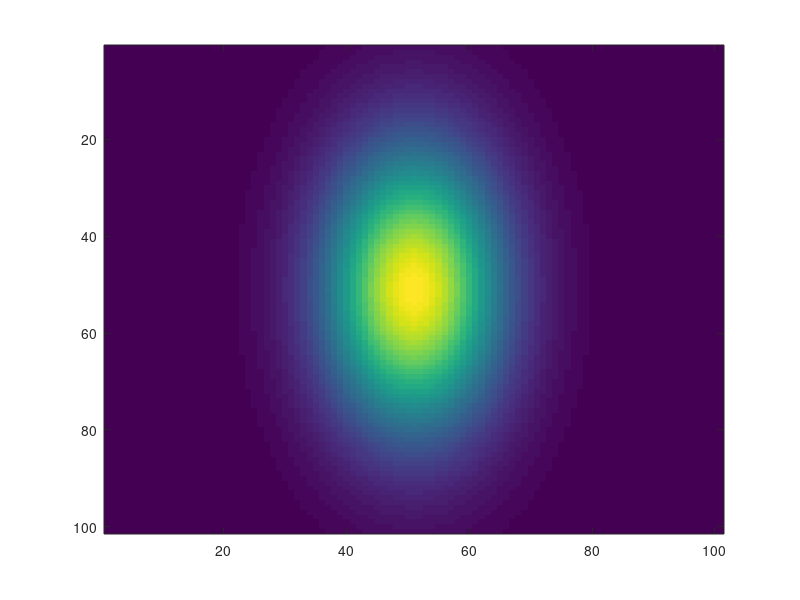

MATLAB code to generate this figure:
% x1 = -100:1:100; x2 = -100:1:100;
% [X1,X2] = meshgrid(x1, x2);
% sigma1 = 3;
% sigma2 = 3;
% scale1 = 3;
% scale2 = 6;
% sigma1 = scale1*sigma1;
% sigma2 = scale2*sigma2;
% Theta = 0;
% 
% a = ((cosd(Theta)^2) / (2*sigma1^2)) + ((sind(Theta)^2) / (2*sigma2^2));
% b = -((sind(2*Theta)) / (4*sigma1^2)) + ((sind(2*Theta)) / (4*sigma2^2));
% c = ((sind(Theta)^2) / (2*sigma1^2)) + ((cosd(Theta)^2) / (2*sigma2^2));
% 
% mu = [0 0];
% A = 1;
% F = A*exp(-(a*(X1 - mu(1)).^2 + 2*b*(X1 - mu(1)).*(X2 - mu(2)) + c*(X2 - mu(2)).^2));
% figure(1);clf;
% imagesc(F);


A = 1;
x0 = 0; y0 = 0;

sigma_x = 1;
sigma_y = 2;

[X, Y] = meshgrid(-5:.1:5, -5:.1:5);

for theta = 0:pi/100:pi
    a = cos(theta)^2/(2*sigma_x^2) + sin(theta)^2/(2*sigma_y^2);
    b = -sin(2*theta)/(4*sigma_x^2) + sin(2*theta)/(4*sigma_y^2);
    c = sin(theta)^2/(2*sigma_x^2) + cos(theta)^2/(2*sigma_y^2);

    Z = A*exp( - (a*(X-x0).^2 - 2*b*(X-x0).*(Y-y0) + c*(Y-y0).^2)) ;
    figure(1);clf;
    imagesc(Z)
end